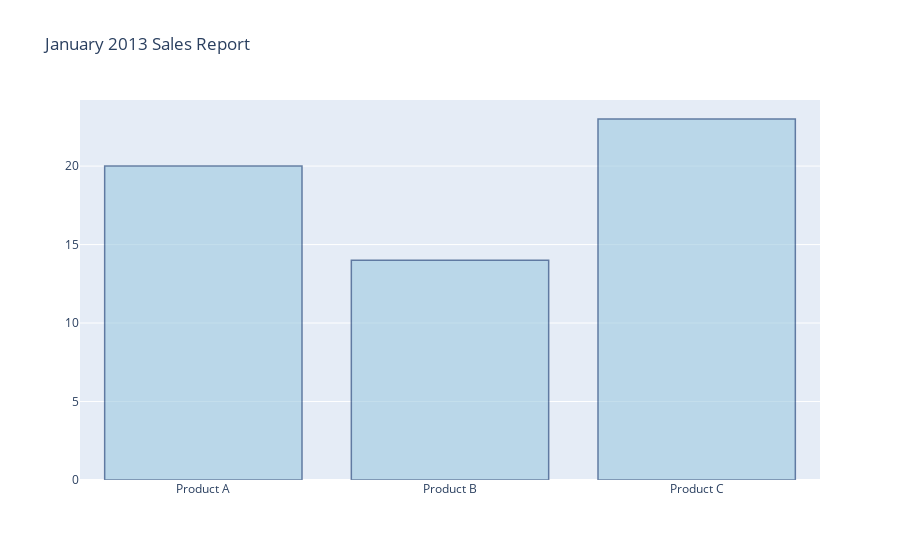

Notebook code cell kept with this figure:
### Code cell
import plotly.graph_objects as go

x = ['Product A', 'Product B', 'Product C']
y = [20, 14, 23]

# Use the hovertext kw argument for hover text
fig = go.Figure(data=[go.Bar(x=x, y=y,
            hovertext=['27% market share', '24% market share', '19% market share'])])
# Customize aspect
fig.update_traces(marker_color='rgb(158,202,225)', marker_line_color='rgb(8,48,107)',
                  marker_line_width=1.5, opacity=0.6)
fig.update_layout(title_text='January 2013 Sales Report')
fig.show()

### Figure 1 — Plotly figure (JSON) as saved in the notebook; plotly's stock layout.template omitted (floating-point values rounded to 4 significant figures)
{"data": [{"hovertext": ["27% market share", "24% market share", "19% market share"], "marker": {"color": "rgb(158,202,225)", "line": {"color": "rgb(8,48,107)", "width": 1.5}}, "opacity": 0.6, "type": "bar", "x": ["Product A", "Product B", "Product C"], "y": [20, 14, 23]}], "layout": {"title": {"text": "January 2013 Sales Report"}}}
